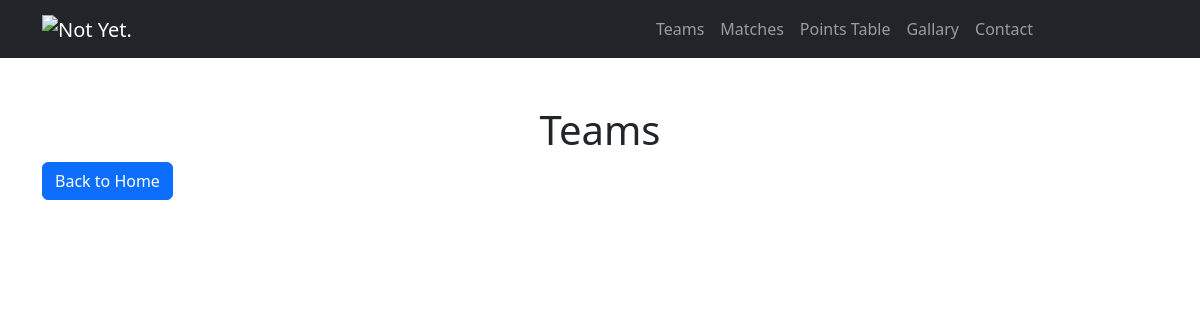
Page /teams/ on the earlier database version.
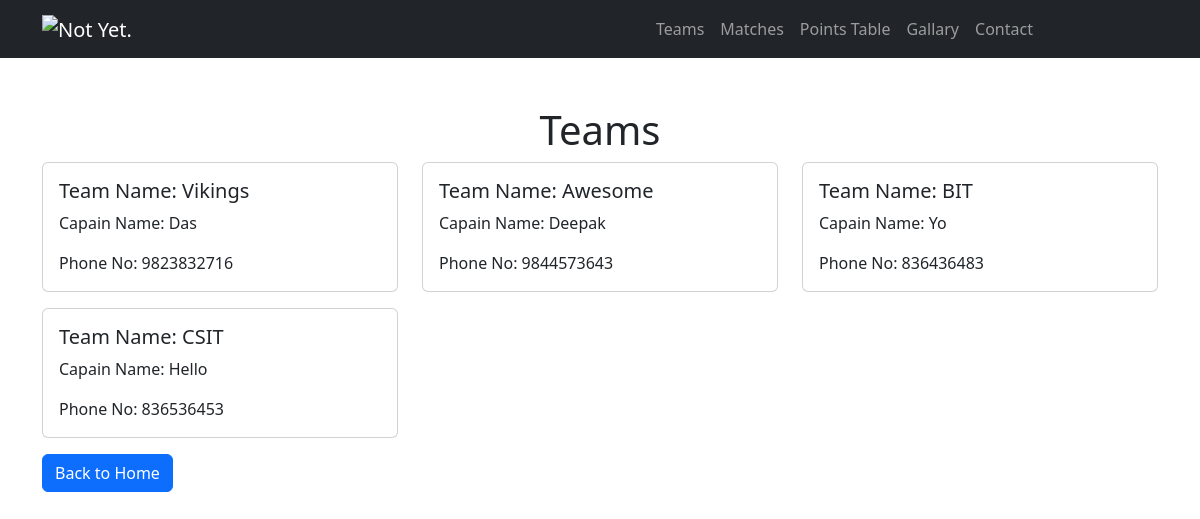
Same page on the later database version.
### tournaments/models.py (models this page shows, shortened)
class Team(models.Model):
    name = models.CharField(max_length=100)
    captain_name = models.CharField(max_length=100)
    captain_phone_number = models.CharField(max_length=15)
    points = models.IntegerField(default=0)

### tournaments/views.py (the view)
# urls.py: path('teams/', views.teams),
def teams (request):
    teams = Team.objects.all()
    return render(request, 'teams.html', {'teams': teams} )

### tournaments/templates/teams.html
{% extends 'base.html' %}
{% block content %}
{% load static %}
<div class="container mt-5">
    <h1 class="text-center">Teams</h1>
    <div class="row">
        {% for team in teams %}
        <div class="col-md-4">
            <div class="card mb-3">
                <div class="card-body">
                    <h5 class="card-title">Team Name: {{ team.name | capfirst}}</h5>
                    <p class="card-text">Capain Name: {{ team.captain_name | capfirst}}</p>
                    <p class="card-text">Phone No: {{ team.captain_phone_number }}</p>
                </div>
            </div>
        </div>
        {% endfor %}
    </div>
    <a class="btn btn-primary" href="/">Back to Home</a>
</div>
{% endblock %}

### tournaments/templates/base.html (shortened to what this page needs)
{% load static %}
<!DOCTYPE html>
<html lang="en">
<head>
    <link rel="stylesheet" href="{% static 'style.css' %}">
    <link href="https://cdn.jsdelivr.net/npm/bootstrap@5.3.3/dist/css/bootstrap.min.css" rel="stylesheet">
</head>
<body>
    <nav class="navbar navbar-expand-lg navbar-dark bg-dark" style="position: sticky;">
        <div class="container">
            <a class="navbar-brand" href="/">
                <img src="{% static 'images/' %}" alt="Not Yet." width="80" height="60">
              </a>
            <div class="collapse navbar-collapse" style="margin-left: 500px;">
                <ul class="navbar-nav ml-auto">
                    <li class="nav-item"><a class="nav-link" href="/teams/">Teams</a></li>
                    <li class="nav-item"><a class="nav-link" href="/matches/">Matches</a></li>
                    <li class="nav-item"><a class="nav-link" href="/points_table/">Points Table</a></li>
                    <li class="nav-item"><a class="nav-link" href="/gallary/">Gallary</a></li>
                    <li class="nav-item"><a class="nav-link" href="/contact/">Contact</a></li>
                </ul>
            </div>
        </div>
    </nav>
    {% block content%}
    {% endblock %}
</body>
</html>

### tournaments/static/style.css (style rules this page uses)
.navbar { position: sticky !important; top: 0; z-index: 1020; }

Differences in the rows shown:
added Team: name "Vikings", captain_name "Das", captain_phone_number "9823832716"
added Team: name "Awesome", captain_name "Deepak", captain_phone_number "9844573643"
added Team: name "BIT", captain_name "Yo", captain_phone_number "836436483"
added Team: name "CSIT", captain_name "Hello", captain_phone_number "836536453"
